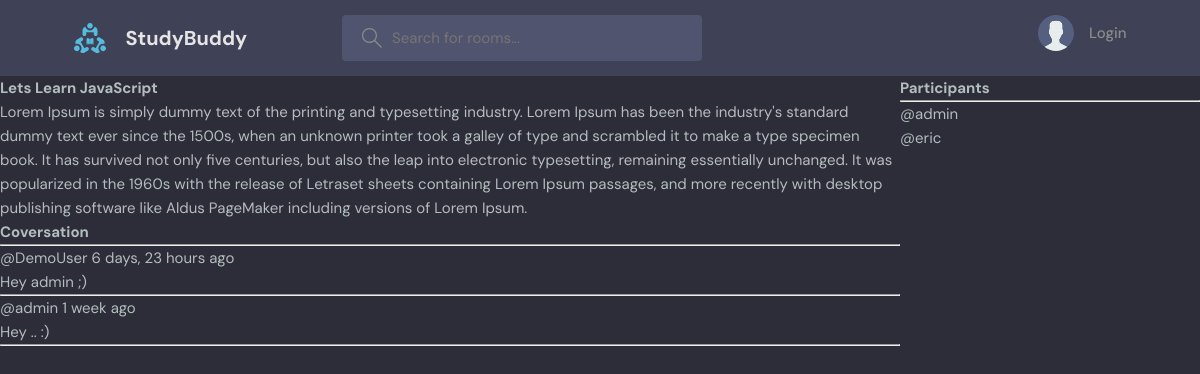
The page /room/1/ on the database its author committed.
### base/models.py (models this page shows, shortened)
class Room(models.Model):
    host = models.ForeignKey(User, on_delete=models.SET_NULL, null=True)
    topic = models.ForeignKey(Topic, on_delete=models.SET_NULL, null=True)
    name =  models.CharField(max_length=200)
    description = models.TextField(null=True, blank=True)
    participants = models.ManyToManyField(User, related_name='participants', blank=True)
    updated = models.DateTimeField(auto_now=True)
    created = models.DateTimeField(auto_now_add=True)
    class Meta:
        ordering = ['-updated', '-created']

class Message(models.Model):
    user = models.ForeignKey(User, on_delete=models.CASCADE)
    room = models.ForeignKey(Room, on_delete=models.CASCADE)
    body = models.TextField()
    updated = models.DateTimeField(auto_now=True)
    created = models.DateTimeField(auto_now_add=True)

### base/views.py (the view, shortened to what this page needs)
# urls.py: path('room/<str:pk>/', views.room, name="room"),
def room(request, pk):
    room = Room.objects.get(id=pk)
    room_messages = room.message_set.all().order_by('-created')
    participants = room.participants.all()
    context = {'room': room, 'room_messages': room_messages,
               'participants': participants}
    return render(request, 'base/room.html', context)

### base/templates/base/room.html (shortened to what this page needs)
{% extends 'main.html' %}
{% block content %}
<div class="room-container">
    <div>
        <h1>{{room.name}}</h1>
    <p>{{room.description}}</p>
    <div class="comment-wrappper">
        <h3>Coversation</h3>
        <hr>
        {% for msg in room_messages %}
        <div>
            <small>@{{msg.user}} {{msg.created | timesince}} ago</small>
            <p>{{msg.body}}</p>
            <hr>
        </div>
        {% endfor %}
    </div>
    </div>
    <div>
        <h3>Participants</h3>
        <hr>
        {% for user in participants %}
        <div>
            <p>@{{user.username}}</p>
        </div>
        {% endfor %}
    </div>
</div>
{% endblock content %}

### static/styles/style.css (style rules this page uses)
:root { --color-main: #71c6dd; --color-main-light: #e1f6fb; --color-dark: #3f4156; --color-dark-medium: #51546e; --color-dark-light: #696d97; --color-light: #e5e5e5; --color-gray: #8b8b8b; --color-light-gray: #b2bdbd; --color-bg: #2d2d39; --color-success: #5dd693; --color-error: #fc4b0b; }
* { font-family: "DM Sans", -apple-system, BlinkMacSystemFont, "Segoe UI", Roboto, Oxygen, Ubuntu, Cantarell, "Open Sans", "Helvetica Neue", sans-serif; margin: 0; padding: 0; box-sizing: border-box; text-rendering: optimizeLegibility; font-size: inherit; }
html { font-size: 56.25%; }
@media only screen and (min-width: 1200px) { html { font-size: 62.5%; } }
body { line-height: 1.6; font-weight: 400; font-size: 1.5rem; color: var(--color-light-gray); background-color: var(--color-bg); min-height: 100vh; }

### base/templates/base/room.html (style rules this page uses)
.room-container { display: grid; grid-template-columns: 3fr 1fr; }

### rows shown on the page
Room: name "Lets Learn JavaScript", description "Lorem Ipsum is simply dummy text of the printing and typesetting industry. Lorem Ipsum has been the industry's standard dummy text ever since the 1500s, when an unknown printer took a galley of type and scrambled it to make a type specimen book. It has survived not only five centuries, but also the leap into electronic typesetting, remaining essentially unchanged. It was popularized in the 1960s with the release of Letraset sheets containing Lorem Ipsum passages, and more recently with desktop publishing software like Aldus PageMaker including versions of Lorem Ipsum."
Message: user "DemoUser", created "6 days, 23 hours", body "Hey admin ;)"
Message: user "admin", created "1 week", body "Hey .. :)"

### other values the page prints
{{ user.username }} "admin"
{{ user.username }} "eric"
